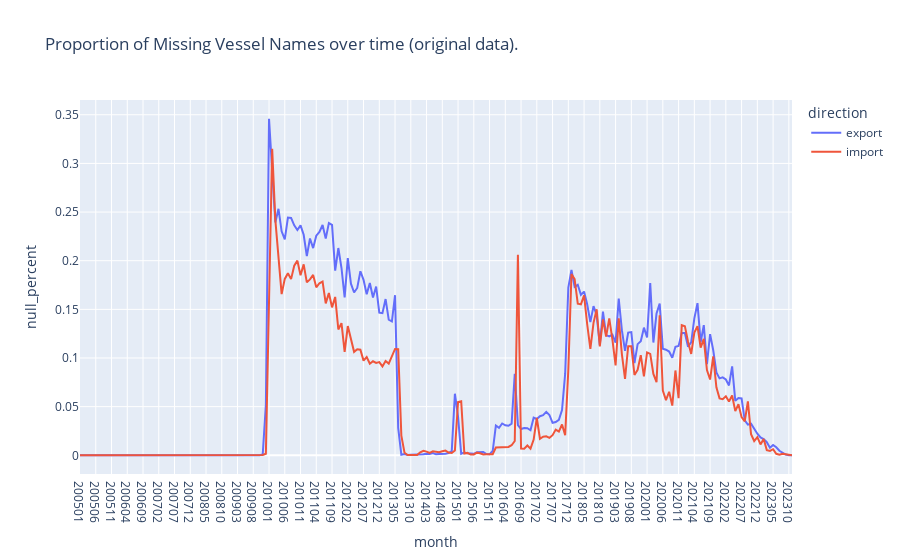

The notebook cell saved with this chart:
### Code cell
lf = pl.concat(
    [imports_lf.select('direction', 'month', 'vessel_name'),
    exports_lf.select('direction', 'month', 'vessel_name')]
)

nulls_over_time_plotly(
    data_lf=lf,
    group_var='direction',
    time_var='month',
    value_var='vessel_name',
    title='Proportion of Missing Vessel Names over time (original data).')

### Figure 1 — Plotly figure (JSON) as saved in the notebook; plotly's stock layout.template omitted (floating-point values rounded to 4 significant figures; data arrays with more than 128 entries replaced by an {"elided": "..."} marker saying what was removed)
{"data": [{"hovertemplate": "direction=export<br>month=%{x}<br>null_percent=%{y}<extra></extra>", "legendgroup": "export", "line": {"color": "#636efa", "dash": "solid"}, "marker": {"symbol": "circle"}, "mode": "lines", "name": "export", "orientation": "v", "showlegend": true, "type": "scatter", "x": {"elided": "227 str values"}, "xaxis": "x", "y": {"elided": "227 float values"}, "yaxis": "y"}, {"hovertemplate": "direction=import<br>month=%{x}<br>null_percent=%{y}<extra></extra>", "legendgroup": "import", "line": {"color": "#EF553B", "dash": "solid"}, "marker": {"symbol": "circle"}, "mode": "lines", "name": "import", "orientation": "v", "showlegend": true, "type": "scatter", "x": {"elided": "227 str values"}, "xaxis": "x", "y": {"elided": "227 float values"}, "yaxis": "y"}], "layout": {"legend": {"title": {"text": "direction"}, "tracegroupgap": 0}, "title": {"text": "Proportion of Missing Vessel Names over time (original data)."}, "xaxis": {"anchor": "y", "domain": [0, 1], "title": {"text": "month"}}, "yaxis": {"anchor": "x", "domain": [0, 1], "title": {"text": "null_percent"}}}}
